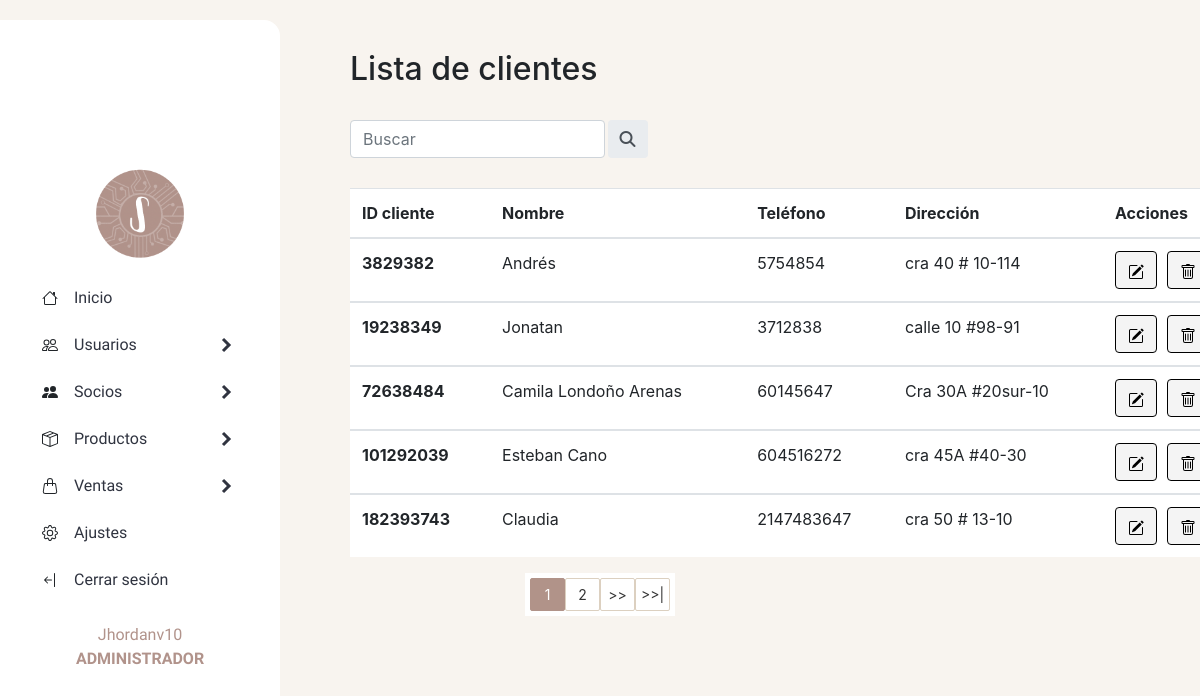
The page /sistema/socios/listaclientes.php (signed in) on the database as committed earlier.
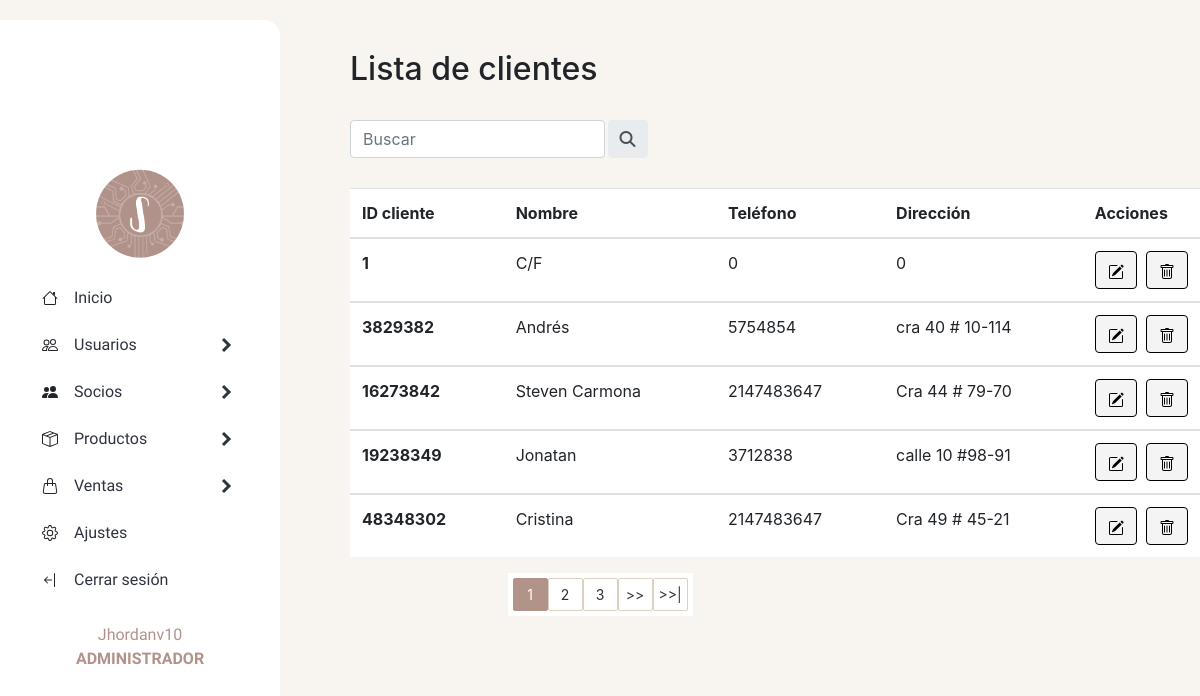
The same page on the database as committed later.
### tables this page shows
CREATE TABLE `cliente` (
  `id_cliente` int(15) NOT NULL,
  `nombre_cliente` varchar(30) NOT NULL,
  `telefono` int(20) NOT NULL,
  `direccion` varchar(30) NOT NULL,
  `estado` int(11) NOT NULL DEFAULT 1
);

### sistema/socios/listaclientes.php (the view, shortened to what this page needs)
<!DOCTYPE html>
<html lang="en">
<head>
</head>
<body>
    <header>
        <?php include '../generales/headerapp.php' ?>
    </header>
    <section>
        <div>
            <h2 class="tittle-list">Lista de clientes</h2> <br>
        </div>
        <div class="buscador">
            <form id="busqueda-users" class="input-group rounded" action="buscadorclientes.php" method="get">
                <input type="text" class="form-control rounded" aria-label="Search" aria-describedby="search-addon" name="busqueda" id="busqueda" placeholder="Buscar" />
                <button class="input-group-text border-0" id="search-addon">
                    <i type="submit" class="fas fa-search"></i>
                </button>
            </form>
        </div>
        <table class="table">
            <thead>
                <tr>
                    <th>ID cliente</th>
                    <th>Nombre</th>
                    <th>Teléfono</th>
                    <th>Dirección</th>
                    <?php
                    if ($tipo_rol == 'Administrador') {
                    ?>
                        <th>Acciones</th>
                    <?php } ?>
                </tr>
            </thead>
            <?php
            $sql_registe = mysqli_query($conn, "SELECT COUNT(*) as total_registros
                FROM cliente WHERE estado = 1");
            $result_register = mysqli_fetch_array($sql_registe);
            $total_registro = $result_register['total_registros'];
            $por_pagina = 5;
            if (empty($_GET['pagina'])) {
                $pagina = 1;
            } else {
                $pagina = $_GET['pagina'];
            }
            $desde = ($pagina - 1) * $por_pagina;
            $total_paginas = ceil($total_registro / $por_pagina);
            $query = mysqli_query($conn, "SELECT * FROM cliente WHERE estado = 1 ORDER BY id_cliente ASC LIMIT $desde, $por_pagina");
            $result = mysqli_num_rows($query);
            if ($result > 0) {
                while ($data = mysqli_fetch_array($query)) {
            ?>
                    <tbody>
                        <tr>
                            <th scope="row"><?php echo $data["id_cliente"] ?> </th>
                            <td> <?php echo $data["nombre_cliente"] ?> </td>
                            <td> <?php echo $data["telefono"] ?> </td>
                            <td><?php echo $data["direccion"] ?> </td>
                            <?php
                            if ($tipo_rol == 'Administrador') {
                            ?>
                                <td>
                                <a href="editarcliente.php?id=<?php echo $data["id_cliente"] ?>">
                                            <button type="button" id="button-editar" class="btn btn-warning">
                                            </button>
                                        </a>
                                        <a href="eliminarcliente.php?id=<?php echo $data["id_cliente"] ?>">
                                            <button type="button" id="button-eliminar" class="btn btn-danger">
                                            </button>
                                        </a>
                                    <?php }   ?>
                                <?php
                                } ?>
                        </tr>
                <?php
                }
                ?>
                    </tbody>
        </table>
        <div class="paginador">
            <ul>
                <?php
                for ($i = 1; $i <= $total_paginas; $i++) {
                    if ($i == $pagina) {
                        echo '<li class="pageSelected">' . $i . '</li>';
                    } else {
                        echo '<li><a href="?pagina=' . $i . '">' . $i . '</a></li>';
                    }
                }
                if ($pagina != $total_paginas) {
                ?>
                    <li><a href="?pagina= <?php echo $pagina + 1; ?>"> >> </a></li>
                    <li><a href="?pagina= <?php echo $total_paginas; ?> "> >>| </a></li>
                <?php } ?>
            </ul>
        </div>
    </section>
</body>
</html>

Rows that differ between the two databases and show on the page:
no longer on this page (row unchanged): cliente: id_cliente "72638484", nombre_cliente "Camila Londoño Arenas", telefono "60145647", direccion "Cra 30A #20sur-10"
no longer on this page (row unchanged): cliente: id_cliente "101292039", nombre_cliente "Esteban Cano", telefono "604516272", direccion "cra 45A #40-30"
no longer on this page (row unchanged): cliente: id_cliente "182393743", nombre_cliente "Claudia", telefono "2147483647", direccion "cra 50 # 13-10"
added cliente: id_cliente "1", nombre_cliente "C/F", telefono "0", direccion "0"
added cliente: id_cliente "16273842", nombre_cliente "Steven Carmona", telefono "2147483647", direccion "Cra 44 # 79-70"
added cliente: id_cliente "48348302", nombre_cliente "Cristina", telefono "2147483647", direccion "Cra 49 # 45-21"
Other text that changed with them:
new list line: "3"
